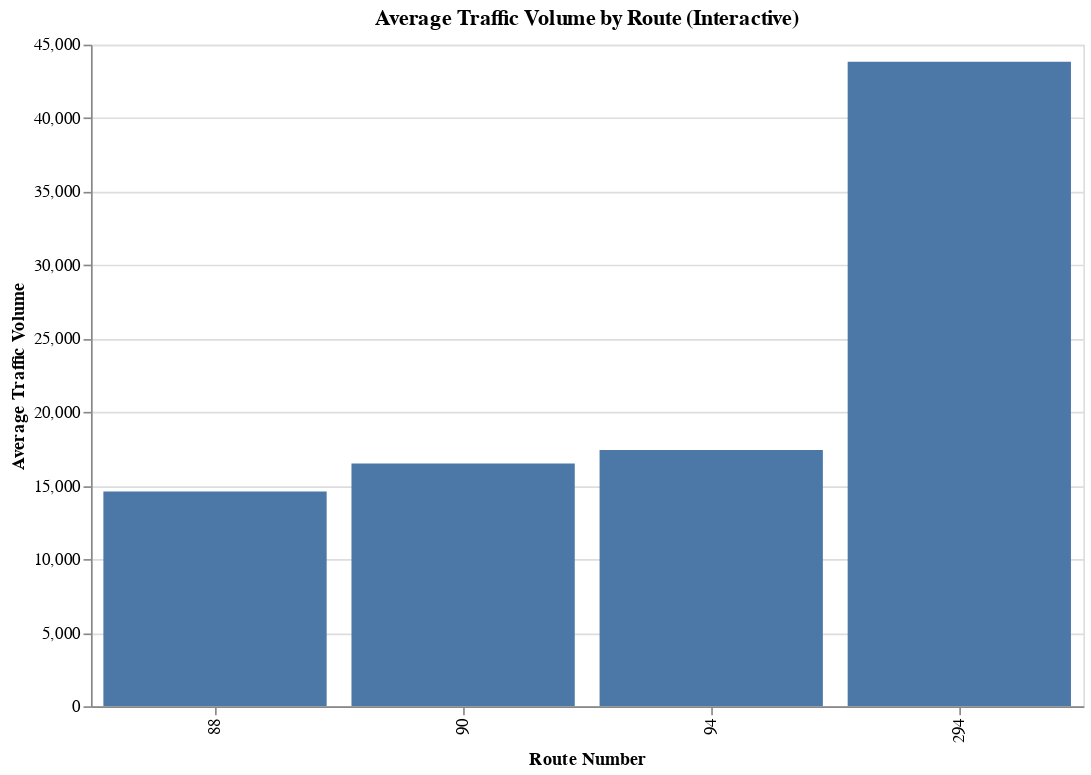

The code cell stored with this chart in its notebook:
### Markdown cell above
# Average Illinois Tollway Traffic Volume by Route (2010)

### Code cell
avg_traffic_by_route = illinois_data.groupby('route')['volume'].mean().reset_index()
chart = alt.Chart(avg_traffic_by_route).mark_bar().encode(
    x=alt.X('route:N', title='Route Number'),
    y=alt.Y('volume:Q', title='Average Traffic Volume'),
    tooltip=['route', 'volume']
).properties(
    width=600,
    height=400,
    title="Average Traffic Volume by Route (Interactive)"
).interactive()
chart

### Figure 1 — Vega-Lite specification as saved in the notebook (floating-point values rounded to 4 significant figures)
{"config": {"view": {"continuousWidth": 300, "continuousHeight": 300}}, "data": {"name": "data-44f57512c74830b5b507d132a85c10d9"}, "mark": {"type": "bar"}, "encoding": {"tooltip": [{"field": "route", "type": "quantitative"}, {"field": "volume", "type": "quantitative"}], "x": {"field": "route", "title": "Route Number", "type": "nominal"}, "y": {"field": "volume", "title": "Average Traffic Volume", "type": "quantitative"}}, "height": 400, "params": [{"name": "param_7", "select": {"type": "interval", "encodings": ["x", "y"]}, "bind": "scales"}], "title": "Average Traffic Volume by Route (Interactive)", "width": 600, "$schema": "https://vega.github.io/schema/vega-lite/v5.8.0.json", "datasets": {"data-44f57512c74830b5b507d132a85c10d9": [{"route": 88, "volume": 14600.0}, {"route": 90, "volume": 16510.0}, {"route": 94, "volume": 17430.0}, {"route": 294, "volume": 43840.0}]}}
